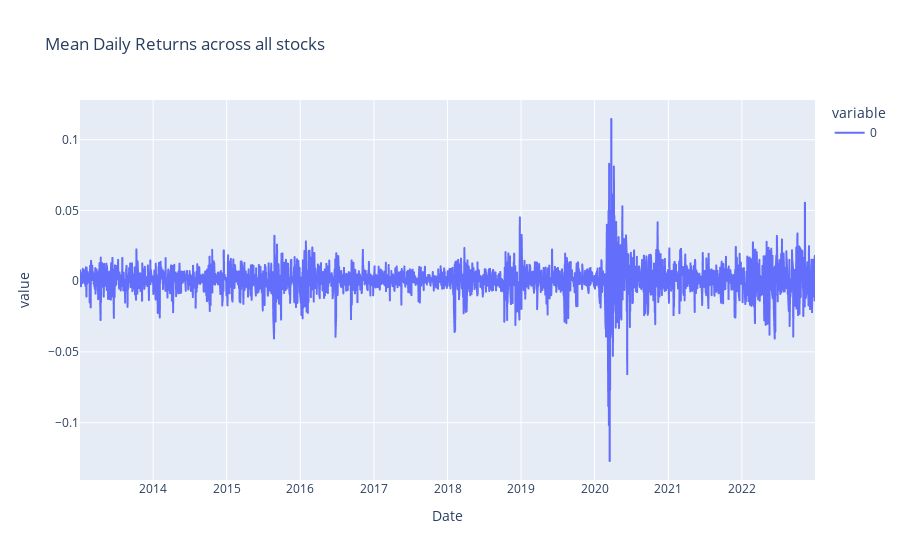

The code cell stored with this chart in its notebook:
### Code cell
# Plotting mean (adj close) daily returns, averaged per day across all stocks:
df_daily_returns_clean.mean(1).plot(title='Mean Daily Returns across all stocks')

### Figure 1 — Plotly figure (JSON) as saved in the notebook; plotly's stock layout.template omitted (floating-point values rounded to 4 significant figures; data arrays with more than 128 entries replaced by an {"elided": "..."} marker saying what was removed)
{"data": [{"hovertemplate": "variable=0<br>Date=%{x}<br>value=%{y}<extra></extra>", "legendgroup": "0", "line": {"color": "#636efa", "dash": "solid"}, "marker": {"symbol": "circle"}, "mode": "lines", "name": "0", "showlegend": true, "type": "scattergl", "x": {"elided": "2517 str values"}, "xaxis": "x", "y": {"elided": "2517 float values"}, "yaxis": "y"}], "layout": {"legend": {"title": {"text": "variable"}, "tracegroupgap": 0}, "title": {"text": "Mean Daily Returns across all stocks"}, "xaxis": {"anchor": "y", "domain": [0, 1], "title": {"text": "Date"}}, "yaxis": {"anchor": "x", "domain": [0, 1], "title": {"text": "value"}}}}
